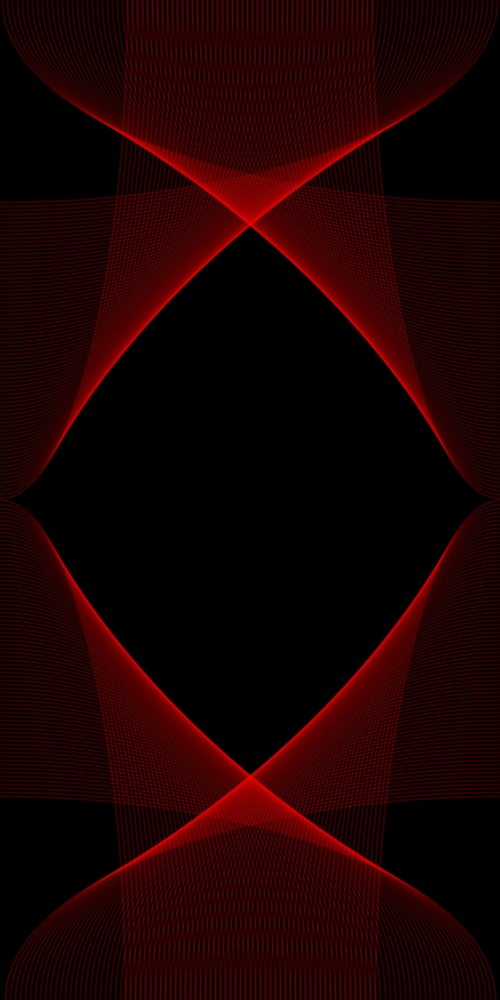
Frame 1 (no input)
Frame 60 (the mouse pressed at the canvas centre just before this capture): identical to frame 1, image omitted
Frame 120 (the mouse held since frame 60 and released just before this capture): identical to frame 1, image omitted

The Processing sketch that drew this single still picture (run headless with seeded random() and noise(); from frame 60 on, the mouse is pressed at the canvas centre):

// Processing sketch: processing_32097
// ── processing_32097.pde

int width = 250;
int height = 1000;
float x1 = 0;
float y1 = 1000;
float x2 = 500;
float y2 = 1000;

void setup(){
  size(500,1000);
  background(0);
  smooth();
}

void draw(){
  while(width<1000){
  noFill();
  strokeWeight(2);
  stroke(255,0,0,50);
  ellipse(x1,y1,width,height);
//  x1 = x1+8;
  y1 = 20/y1;
//  width = width + 4;
//  height = height + 4;
  
    noFill();
    strokeWeight(2);
    stroke(255,0,0,50);
    ellipse(x2,y2,width,height);
//    x2 = x2+8;
    y2 = 20/y2;
    width = width + 5;
    height = height - 4;
  }
  
/*      noFill();
      strokeWeight(2);
      stroke(255,0,0, 25);
      ellipse(x3,y3,width,height);
      x3 = x3-8;
      y3 = y3+8;
      width = width + 4;
      height = height + 4;
 */ 
//  if(y==500);
  //  x=50;
 //   y=0;
}
                
